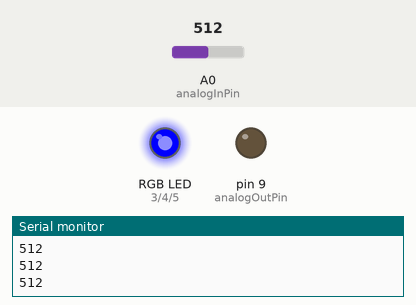
Simulated run of this sketch. Board: Arduino Uno, built with avr-gcc and run on an emulated ATmega328P. On the bench: an RGB LED mixed from three pins (HIGH = lit), output pins drawn as LEDs (lit = HIGH), the last lines printed to the serial monitor. The inputs (shaded band) are chosen by the test bench; at power-on: A0 (analogInPin) = 512.

Above: at 1.2 s.
1.3 s: A0 (analogInPin) set to 593
2.8 s: A0 (analogInPin) set to 613
At 4.0 s:
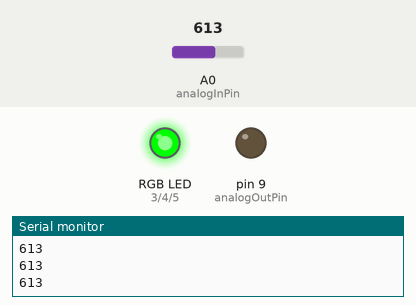
4.3 s: A0 (analogInPin) set to 782
5.8 s: A0 (analogInPin) set to 817
At 6.3 s:
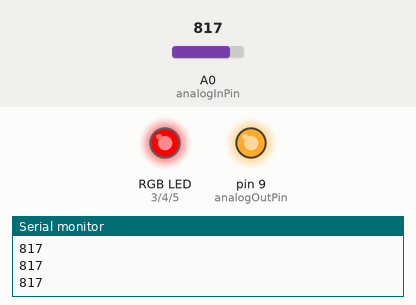
7.3 s: A0 (analogInPin) set to 716
At 8.5 s:
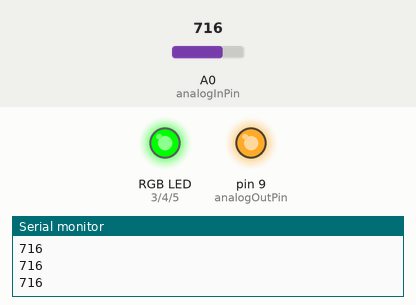
8.8 s: A0 (analogInPin) set to 900
At 9.9 s:
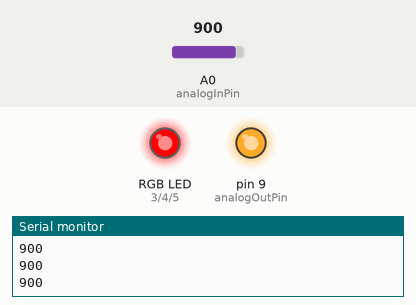
Timing chart, 0 to 11.3 s (numbered marks = the images above; inputs shaded):
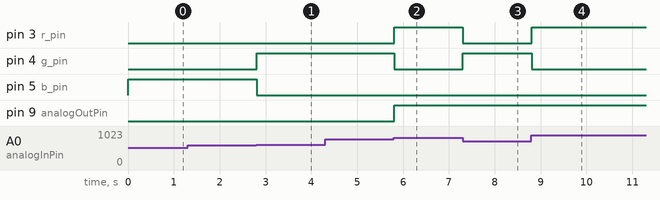

The sketch:

CdSRGB.ino
```cpp
// These constants won't change. They're used to give names to the pins used:
const int analogInPin = A0;  // Analog input pin that the potentiometer is attached to
const int analogOutPin = 9;
const int r_pin = 3;
const int g_pin = 4;
const int b_pin = 5;

const int lowTreshole = 600; //끄는 기준치
const int highTreshole = 800; //켜는 기준치

int sensorValue = 0;  // value read from the pot
int outputValue = 0;  // value output to the PWM (analog out)


int status = LOW; //최초 실행 상태 보장

void setup() {
  // initialize serial communications at 9600 bps:
  Serial.begin(9600);

  pinMode(analogInPin, INPUT);
  pinMode(analogOutPin, OUTPUT);
  pinMode(r_pin, OUTPUT);
  pinMode(g_pin, OUTPUT);
  pinMode(b_pin, OUTPUT);
}

void loop() {
  // read the analog in value:
  sensorValue = analogRead(analogInPin);

  if(sensorValue > highTreshole)
  {
    status = HIGH;
    digitalWrite(r_pin, HIGH);
    digitalWrite(g_pin, LOW);
    digitalWrite(b_pin, LOW);
  }
  else if(sensorValue < lowTreshole)
  {
    status = LOW;
    digitalWrite(r_pin, LOW);
    digitalWrite(g_pin, LOW);
    digitalWrite(b_pin, HIGH);
  }
  else
  {
    digitalWrite(r_pin, LOW);
    digitalWrite(g_pin, HIGH);
    digitalWrite(b_pin, LOW);
  }


  digitalWrite(analogOutPin, status);

  // print the results to the Serial Monitor:
  Serial.println(sensorValue);
}
```

Measured:
- the behaviour switches between 599 and 600 on A0 (analogInPin) (found by bisection; images 0 and 1)
- the behaviour switches between 800 and 801 on A0 (analogInPin) (found by bisection; images 1 and 2)
- after the input at 2.8 s, pin 4 (g_pin): LOW → HIGH at once; pin 5 (b_pin): HIGH → LOW at once
- after the input at 5.8 s, pin 3 (r_pin), pin 9 (analogOutPin): LOW → HIGH at once; pin 4 (g_pin): HIGH → LOW at once
- after the input at 7.3 s, pin 3 (r_pin): HIGH → LOW at once; pin 4 (g_pin): LOW → HIGH at once
- after the input at 8.8 s, pin 3 (r_pin): LOW → HIGH at once; pin 4 (g_pin): HIGH → LOW at once
